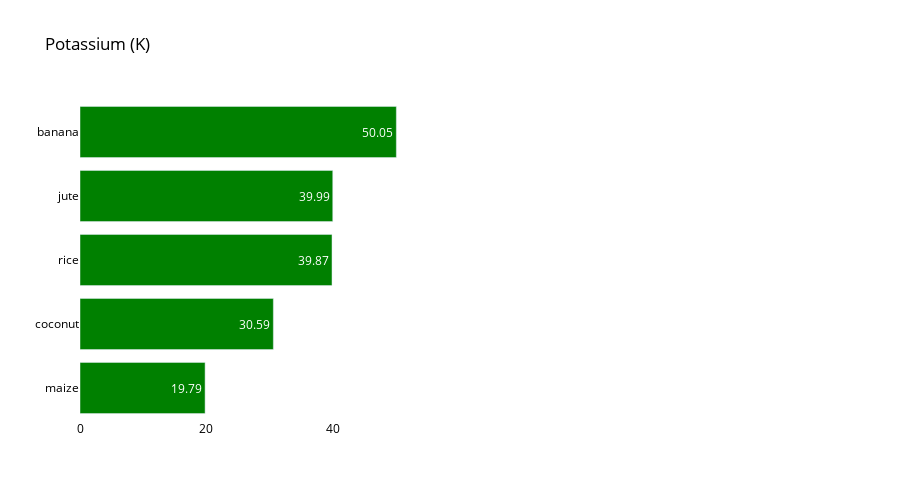

Notebook source saved alongside this figure:
### Markdown cell above
### Potassium analysis

### Code cell
crop_summary_K = crop_summary.sort_values(by='K', ascending=False)
  
fig = make_subplots(rows=1, cols=2)

top = {
    'y' : crop_summary_K['K'][0:10].sort_values().index,
    'x' : crop_summary_K['K'][0:10].sort_values()
}
fig.add_trace(
    go.Bar(top,
           name="Most potassium required",
           marker_color=random.choice(colorarr),
           orientation='h',
          text=top['x']),
    
    row=1, col=1
)
fig.update_traces(texttemplate='%{text}', textposition='inside')
fig.update_layout(title_text="Potassium (K)",
                  plot_bgcolor='white',
                  font_size=12, 
                  font_color='black',
                 height=500)

fig.update_xaxes(showgrid=False)
fig.update_yaxes(showgrid=False)
fig.show()

### Figure 1 — Plotly figure (JSON) as saved in the notebook; plotly's stock layout.template omitted (floating-point values rounded to 4 significant figures)
{"data": [{"marker": {"color": "green"}, "name": "Most potassium required", "orientation": "h", "text": [19.79, 30.59, 39.87, 39.99, 50.05], "textposition": "inside", "texttemplate": "%{text}", "type": "bar", "x": [19.79, 30.59, 39.87, 39.99, 50.05], "xaxis": "x", "y": ["maize", "coconut", "rice", "jute", "banana"], "yaxis": "y"}], "layout": {"font": {"color": "black", "size": 12}, "height": 500, "plot_bgcolor": "white", "title": {"text": "Potassium (K)"}, "xaxis": {"anchor": "y", "domain": [0, 0.45], "showgrid": false}, "xaxis2": {"anchor": "y2", "domain": [0.55, 1], "showgrid": false}, "yaxis": {"anchor": "x", "domain": [0, 1], "showgrid": false}, "yaxis2": {"anchor": "x2", "domain": [0, 1], "showgrid": false}}}
